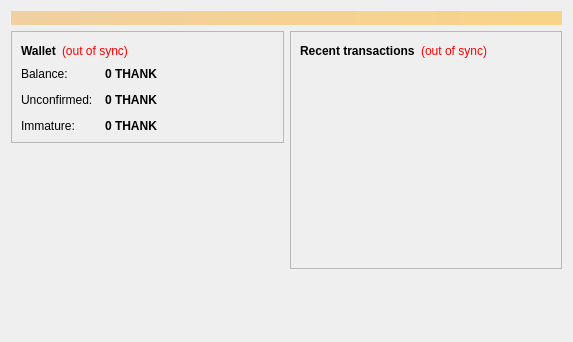
<?xml version="1.0" encoding="UTF-8"?>
<ui version="4.0">
 <class>OverviewPage</class>
 <widget class="QWidget" name="OverviewPage">
  <property name="geometry">
   <rect>
    <x>0</x>
    <y>0</y>
    <width>573</width>
    <height>342</height>
   </rect>
  </property>
  <property name="windowTitle">
   <string>Form</string>
  </property>
  <layout class="QVBoxLayout" name="topLayout">
   <item>
    <widget class="QLabel" name="labelAlerts">
     <property name="visible">
      <bool>false</bool>
     </property>
     <property name="styleSheet">
      <string notr="true">background-color: qlineargradient(x1: 0, y1: 0, x2: 1, y2: 0, stop:0 #F0D0A0, stop:1 #F8D488); color:#000000;</string>
     </property>
     <property name="wordWrap">
      <bool>true</bool>
     </property>
     <property name="margin">
      <number>3</number>
     </property>
    </widget>
   </item>
   <item>
    <layout class="QHBoxLayout" name="horizontalLayout" stretch="1,1">
     <item>
      <layout class="QVBoxLayout" name="verticalLayout_2">
       <item>
        <widget class="QFrame" name="frame">
         <property name="frameShape">
          <enum>QFrame::StyledPanel</enum>
         </property>
         <property name="frameShadow">
          <enum>QFrame::Raised</enum>
         </property>
         <layout class="QVBoxLayout" name="verticalLayout_4">
          <item>
           <layout class="QHBoxLayout" name="horizontalLayout_4">
            <item>
             <widget class="QLabel" name="label_5">
              <property name="font">
               <font>
                <weight>75</weight>
                <bold>true</bold>
               </font>
              </property>
              <property name="text">
               <string>Wallet</string>
              </property>
             </widget>
            </item>
            <item>
             <widget class="QLabel" name="labelWalletStatus">
              <property name="toolTip">
               <string>The displayed information may be out of date. Your wallet automatically synchronizes with the Thanks network after a connection is established, but this process has not completed yet.</string>
              </property>
              <property name="styleSheet">
               <string notr="true">QLabel { color: red; }</string>
              </property>
              <property name="text">
               <string notr="true">(out of sync)</string>
              </property>
              <property name="alignment">
               <set>Qt::AlignLeading|Qt::AlignLeft|Qt::AlignVCenter</set>
              </property>
             </widget>
            </item>
            <item>
             <spacer name="horizontalSpacer_2">
              <property name="orientation">
               <enum>Qt::Horizontal</enum>
              </property>
              <property name="sizeHint" stdset="0">
               <size>
                <width>40</width>
                <height>20</height>
               </size>
              </property>
             </spacer>
            </item>
           </layout>
          </item>
          <item>
           <layout class="QFormLayout" name="formLayout_2">
            <property name="fieldGrowthPolicy">
             <enum>QFormLayout::AllNonFixedFieldsGrow</enum>
            </property>
            <property name="horizontalSpacing">
             <number>12</number>
            </property>
            <property name="verticalSpacing">
             <number>12</number>
            </property>
            <item row="0" column="0">
             <widget class="QLabel" name="label">
              <property name="text">
               <string>Balance:</string>
              </property>
             </widget>
            </item>
            <item row="0" column="1">
             <widget class="QLabel" name="labelBalance">
              <property name="font">
               <font>
                <weight>75</weight>
                <bold>true</bold>
               </font>
              </property>
              <property name="cursor">
               <cursorShape>IBeamCursor</cursorShape>
              </property>
              <property name="toolTip">
               <string>Your current balance</string>
              </property>
              <property name="text">
               <string notr="true">0 THANK</string>
              </property>
              <property name="textInteractionFlags">
               <set>Qt::LinksAccessibleByMouse|Qt::TextSelectableByKeyboard|Qt::TextSelectableByMouse</set>
              </property>
             </widget>
            </item>
            <item row="1" column="0">
             <widget class="QLabel" name="label_3">
              <property name="text">
               <string>Unconfirmed:</string>
              </property>
             </widget>
            </item>
            <item row="1" column="1">
             <widget class="QLabel" name="labelUnconfirmed">
              <property name="font">
               <font>
                <weight>75</weight>
                <bold>true</bold>
               </font>
              </property>
              <property name="cursor">
               <cursorShape>IBeamCursor</cursorShape>
              </property>
              <property name="toolTip">
               <string>Total of transactions that have yet to be confirmed, and do not yet count toward the current balance</string>
              </property>
              <property name="text">
               <string notr="true">0 THANK</string>
              </property>
              <property name="textInteractionFlags">
               <set>Qt::LinksAccessibleByMouse|Qt::TextSelectableByKeyboard|Qt::TextSelectableByMouse</set>
              </property>
             </widget>
            </item>
            <item row="2" column="0">
             <widget class="QLabel" name="labelImmatureText">
              <property name="text">
               <string>Immature:</string>
              </property>
             </widget>
            </item>
            <item row="2" column="1">
             <widget class="QLabel" name="labelImmature">
              <property name="font">
               <font>
                <weight>75</weight>
                <bold>true</bold>
               </font>
              </property>
              <property name="toolTip">
               <string>Mined balance that has not yet matured</string>
              </property>
              <property name="text">
               <string notr="true">0 THANK</string>
              </property>
              <property name="textInteractionFlags">
               <set>Qt::LinksAccessibleByMouse|Qt::TextSelectableByKeyboard|Qt::TextSelectableByMouse</set>
              </property>
             </widget>
            </item>
           </layout>
          </item>
         </layout>
        </widget>
       </item>
       <item>
        <spacer name="verticalSpacer">
         <property name="orientation">
          <enum>Qt::Vertical</enum>
         </property>
         <property name="sizeHint" stdset="0">
          <size>
           <width>20</width>
           <height>40</height>
          </size>
         </property>
        </spacer>
       </item>
      </layout>
     </item>
     <item>
      <layout class="QVBoxLayout" name="verticalLayout_3">
       <item>
        <widget class="QFrame" name="frame_2">
         <property name="frameShape">
          <enum>QFrame::StyledPanel</enum>
         </property>
         <property name="frameShadow">
          <enum>QFrame::Raised</enum>
         </property>
         <layout class="QVBoxLayout" name="verticalLayout">
          <item>
           <layout class="QHBoxLayout" name="horizontalLayout_2">
            <item>
             <widget class="QLabel" name="label_4">
              <property name="text">
               <string>&lt;b&gt;Recent transactions&lt;/b&gt;</string>
              </property>
             </widget>
            </item>
            <item>
             <widget class="QLabel" name="labelTransactionsStatus">
              <property name="toolTip">
               <string>The displayed information may be out of date. Your wallet automatically synchronizes with the Thanks network after a connection is established, but this process has not completed yet.</string>
              </property>
              <property name="styleSheet">
               <string notr="true">QLabel { color: red; }</string>
              </property>
              <property name="text">
               <string notr="true">(out of sync)</string>
              </property>
              <property name="alignment">
               <set>Qt::AlignRight|Qt::AlignTrailing|Qt::AlignVCenter</set>
              </property>
             </widget>
            </item>
            <item>
             <spacer name="horizontalSpacer">
              <property name="orientation">
               <enum>Qt::Horizontal</enum>
              </property>
              <property name="sizeHint" stdset="0">
               <size>
                <width>40</width>
                <height>20</height>
               </size>
              </property>
             </spacer>
            </item>
           </layout>
          </item>
          <item>
           <widget class="QListView" name="listTransactions">
            <property name="styleSheet">
             <string notr="true">QListView { background: transparent; }</string>
            </property>
            <property name="frameShape">
             <enum>QFrame::NoFrame</enum>
            </property>
            <property name="verticalScrollBarPolicy">
             <enum>Qt::ScrollBarAlwaysOff</enum>
            </property>
            <property name="horizontalScrollBarPolicy">
             <enum>Qt::ScrollBarAlwaysOff</enum>
            </property>
            <property name="selectionMode">
             <enum>QAbstractItemView::NoSelection</enum>
            </property>
           </widget>
          </item>
         </layout>
        </widget>
       </item>
       <item>
        <spacer name="verticalSpacer_2">
         <property name="orientation">
          <enum>Qt::Vertical</enum>
         </property>
         <property name="sizeHint" stdset="0">
          <size>
           <width>20</width>
           <height>40</height>
          </size>
         </property>
        </spacer>
       </item>
      </layout>
     </item>
    </layout>
   </item>
  </layout>
 </widget>
 <resources/>
 <connections/>
</ui>
